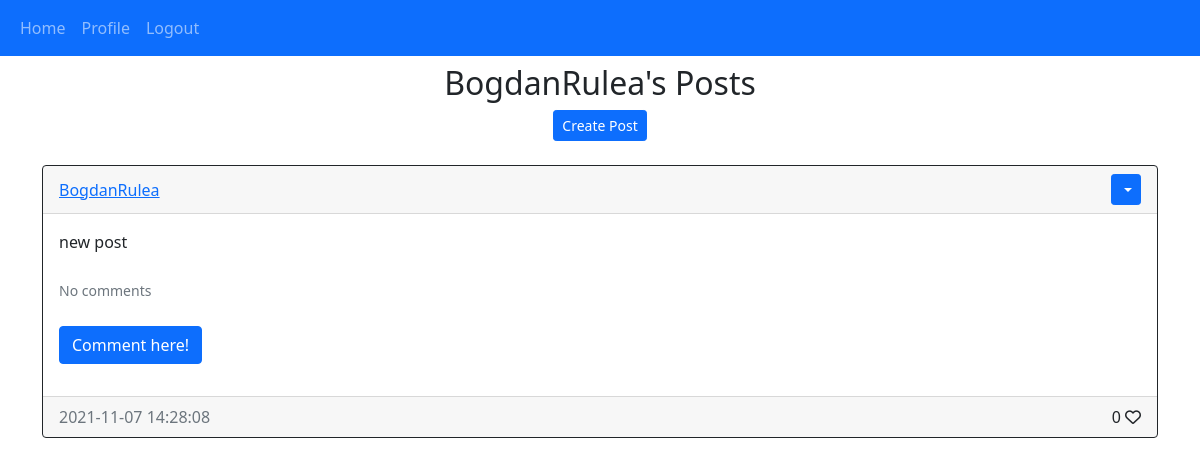
/posts/BogdanRulea (signed in), run on an earlier commit of the app's database.
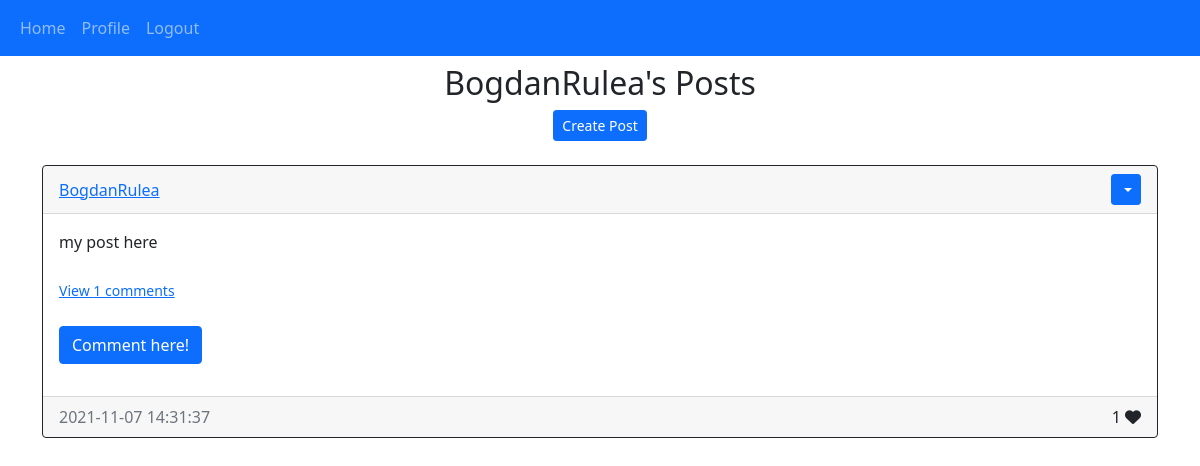
And on a later commit of the database.
### webpage/models.py (models this page shows)
class User(db.Model, UserMixin):
    id = db.Column(db.Integer, primary_key = True)
    fname = db.Column(db.String(100))
    lname = db.Column(db.String(100))
    email = db.Column(db.String(100), unique = True)
    username = db.Column(db.String(100), unique = True)
    password = db.Column(db.String(150))
    creation_date = db.Column(db.DateTime(timezone = True), default = func.now())
    description = db.Column(db.String(500))
    posts = db.relationship('Post', backref = 'user', passive_deletes = True)
    comments = db.relationship('Comment', backref = 'user', passive_deletes = True)
    likes = db.relationship('Like', backref = 'user', passive_deletes = True)

class Post(db.Model):
    id = db.Column(db.Integer, primary_key = True)
    text = db.Column(db.Text, nullable = False)
    creation_date = db.Column(db.DateTime(timezone = True), default = func.now())
    author = db.Column(db.Integer, db.ForeignKey('user.id', ondelete ="CASCADE"), nullable = False)
    comments = db.relationship('Comment', backref = 'post', passive_deletes = True)
    likes = db.relationship('Like', backref = 'post', passive_deletes = True)

### webpage/views.py (the view)
@views.route('/posts/<username>')
@login_required
def posts(username):
    user = User.query.filter_by(username = username).first()
    posts = user.posts
    return render_template('posts.html', user=current_user, posts = posts, username = username)

### webpage/__init__.py (called while the page is built)
def create_app():
    app = Flask(__name__)
    app.config['SECRET_KEY'] = "thisismysecretkey"
    app.config['SQLALCHEMY_DATABASE_URI'] = f'sqlite:///{DB_NAME}'
    db.init_app(app)
    from .views import views
    from .auth import auth
    app.register_blueprint(views, url_prefix = "/")
    app.register_blueprint(auth, url_prefix = "/")
    from .models import User, Post, Comment, Like
    create_database(app)
    print("Database created!")
    login_manager = LoginManager()
    login_manager.login_view = "auth.login"
    login_manager.init_app(app)
    @login_manager.user_loader
    def load_user(id):
        return User.query.get(int(id))
    return app

### webpage/templates/posts.html (shortened to what this page needs)
{% extends "posts_div.html"%}
{% block header %}
<h2 align = 'center'>{{username}}'s Posts</h2>
{% endblock%}

### webpage/templates/posts_div.html (shortened to what this page needs)
{% extends "main.html"%}
{% block content %}
<h2 align='center'>{% block header %}Posts{% endblock %}</h2>
<div align='center'>
    <a href="/create-post">
        <button type="button" class="btn btn-primary btn-sm">Create Post</button>
    </a>
</div>
<br/>
<div id='posts'>
    {% for post in posts[::-1] %}
    <div class='card border-dark'>
        <div class='card-header d-flex justify-content-between align-items-center'>
            <a href='/profile/{{post.user.username}}'>{{post.user.username}}</a>
            <div>
                {% if user.id == post.author %}
                <div class="btn-group">
                    <button type="button" class="btn btn-sm btn-primary dropdown-toggle" data-bs-toggle='dropdown'>
                    </button>
                </div>
                {% endif %}
            </div>
        </div>
        <div class='card-body'>
            <div class="card-text">{{post.text}}</div>
            <br />
            <div>
                <p class="card-text">
                    {% if post.comments|length > 0 %}
                    <a data-bs-toggle="collapse" href="#comment-{{post.id}}" role="button">
                        <small>View {{post.comments|length}} comments</small>
                    </a>
                    {% else %}
                    <small class="text-muted">No comments</small>
                    {% endif %}
                </p>
            </div>
            <br />
            <p>
                <a class="btn btn-primary" data-bs-toggle="collapse" href="#collapseid" role="button"
                    aria-expanded="false" aria-controls="collapseid">
                    Comment here!
                </a>
            </p>
        </div>
        <div class="card-footer d-flex justify-content-between">
            <div class="text-muted">{{post.creation_date}}</div>
            <div>
                <span id="likes-count-{{post.id}}">{{post.likes|length}}</span>
                {% if user.id in post.likes|map(attribute = "author")|list %}
                <i class="fas fa-heart" id="like-button-{{post.id}}" onclick="like('{{post.id}}')"></i>
                {% else %}
                <i class="far fa-heart" id="like-button-{{post.id}}" onclick="like('{{post.id}}')"></i>
                {% endif %}
            </div>
        </div>
    </div>
    <br />
    {% endfor %}
</div>
{% endblock%}

### webpage/templates/main.html (shortened to what this page needs)
<!DOCTYPE html>
<html lang="en">
<head>
  <link href="https://cdn.jsdelivr.net/npm/bootstrap@5.1.3/dist/css/bootstrap.min.css" rel="stylesheet"
 />
</head>
<body>
  <nav class="navbar navbar-expand-lg navbar-dark bg-primary">
    <div class="container-fluid">
      <div class="collapse navbar-collapse" id="navbar">
        <div class="navbar-nav">
          <a class="nav-item nav-link" href="/home">Home</a>
          {% if user.is_authenticated %}
          <a class="nav-item nav-link" href="/profile/{{user.username}}">Profile</a>
          <div class="nav-item"><a class="nav-link" href="/logout">Logout</a></div>
          {% else %}
          <a class="nav-item nav-link" href="/login">Login</a>
          <a class="nav-item nav-link" href="/sign-up">Sign Up</a>
          {% endif %}
        </div>
      </div>
    </div>
  </nav>
  <div class="container">{% block content %}{% endblock %}</div>
</body>
</html>

What changed in the data, as far as the page shows it:
changed Post "BogdanRulea": text "new post" → "my post here"; comments|length (not shown) → "1"; creation_date "2021-11-07 14:28:08" → "2021-11-07 14:31:37"; likes|length "0" → "1"; text "No comments" → "View comments"
